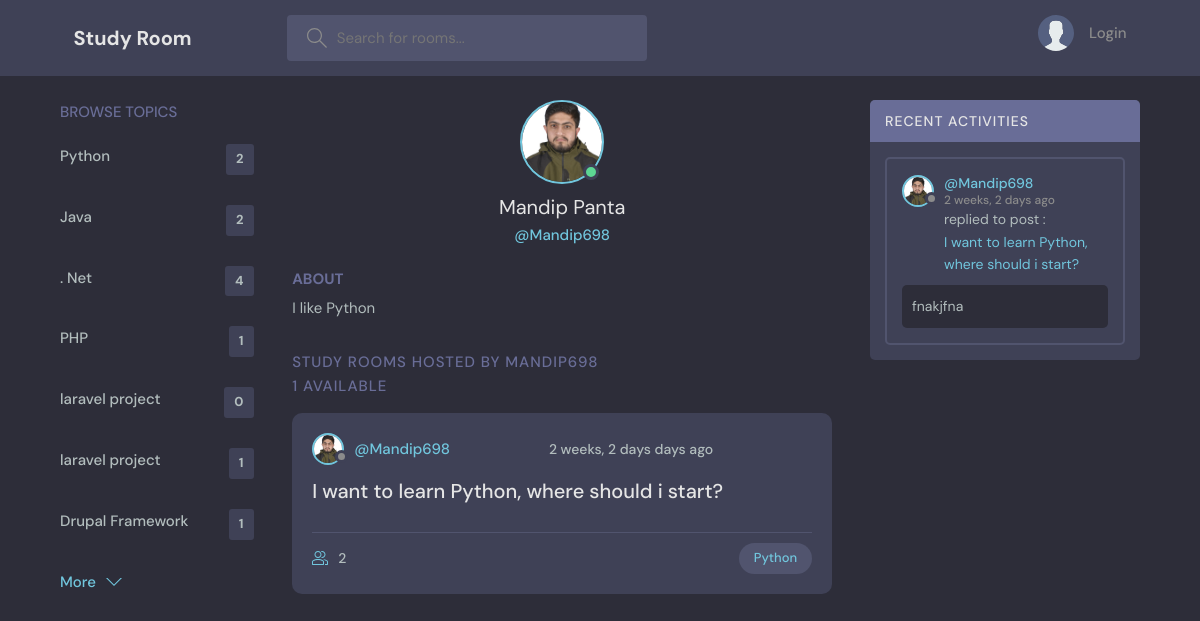
Screenshot of /profile/10/ with the database file from the repository.
### base/models.py (models this page shows, shortened)
class Topic(models.Model):
    name = models.CharField(max_length=255)

class User(AbstractUser):
    name = models.CharField(max_length=200, null=True)
    email = models.EmailField(unique=True, null=True)
    bio = models.TextField(null=True)
    avatar = models.ImageField(null=True, default="avatar.svg")
    USERNAME_FIELD = 'email'
    REQUIRED_FIELDS = ['username']

class Room(models.Model):
    host = models.ForeignKey(User, on_delete=models.SET_NULL, null=True)
    topic = models.ForeignKey(Topic, on_delete=models.SET_NULL, null=True)
    name = models.CharField(max_length=200)
    description = models.TextField(null=True, blank=True)
    participants = models.ManyToManyField(
        User, related_name='participants', blank=True)
    created = models.DateTimeField(auto_now_add=True)
    updated = models.DateTimeField(auto_now=True)
    class Meta:
        ordering = ['-updated', '-created']
    def __str__(self):
        return self.name

class Message(models.Model):
    user = models.ForeignKey(User, on_delete=models.CASCADE)
    room = models.ForeignKey(Room, on_delete=models.CASCADE)
    body = models.TextField()
    created = models.DateTimeField(auto_now_add=True)
    updated = models.DateTimeField(auto_now=True)
    class Meta:
        ordering = ['-updated', '-created']

### base/views.py (the view)
# urls.py: path('profile/<str:pk>/', userProfile, name='user-profile'),
def userProfile(request, pk):
    user = User.objects.get(id=pk)
    rooms = user.room_set.all()
    room_messages = user.message_set.all()
    topics = Topic.objects.all()
    data = {
        'user': user,
        'rooms': rooms,
        'room_messages': room_messages,
        'topics': topics,
    }
    return render(request, 'base/profile.html', data)

### base/templates/base/profile.html (shortened to what this page needs)
{% extends 'main.html' %} {% block content %}
<main class="profile-page layout layout--3">
    <div class="container">
        {% include 'base/topics_component.html' %}
        <div class="roomList">
            <div class="profile">
                <div class="profile__avatar">
                    <div class="avatar avatar--large active">
                        <img src="{{user.avatar.url}}" />
                    </div>
                </div>
                <div class="profile__info">
                    <h3>{{user.name}}</h3>
                    <p>@{{user.username}}</p>
                </div>
                <div class="profile__about">
                    <h3>About</h3>
                    <p>
                        {{user.bio}}
                    </p>
                </div>
            </div>
            <div class="roomList__header">
                <div>
                    <h2>
                        Study Rooms Hosted by {{user.username}}
                        <p>{{user.room_set.all.count}} available</p>
                    </h2>
                </div>
            </div>
            {% include 'base/feed_component.html' %}
        </div>
        {% include 'base/activities_component.html' %}
    </div>
</main>
{% endblock content %}

### templates/main.html (shortened to what this page needs)
<!DOCTYPE html>
{% load static %}
<html lang="en">
    <head>
        <link rel="stylesheet" href="{% static 'styles/style.css' %}" />
    </head>
    <body>
        {% include 'navbar.html' %}  {% block content %} {% endblock %}
    </body>
</html>

### templates/navbar.html (shortened to what this page needs)
{% load static %}
<header class="header header--loggedIn">
    <div class="container">
        <a href="{% url 'home' %}" class="header__logo">
            <h1>Study Room</h1>
        </a>
        <form class="header__search" method="get" action="{% url 'home' %}">
            <label>
                <input name="search" placeholder="Search for rooms..." />
            </label>
        </form>
        <nav class="header__menu">
            {% if request.user.is_authenticated %}
            <div class="header__user">
                <a href="{% url 'user-profile' user.id %}">
                    <div class="avatar avatar--medium active">
                        <img src="{{request.user.avatar.url}}" />
                    </div>
                    <p>{{request.user.name}} <span>@{{request.user.username}}</span></p>
                </a>
                <button class="dropdown-button">
                    <svg
                        version="1.1"
                        xmlns="http://www.w3.org/2000/svg"
                        width="32"
                        height="32"
                        viewBox="0 0 32 32"
                    >
                        <title>chevron-down</title>
                        <path d="M16 21l-13-13h-3l16 16 16-16h-3l-13 13z"></path>
                    </svg>
                </button>
            </div>
            {% else %}
            <a href="{% url 'login' %}">
                <img src="{% static 'images/avatar.svg' %}" />
                <p>Login</p>
            </a>
            {% endif %}
        </nav>
    </div>
</header>

### base/templates/base/topics_component.html
<div class="topics">
    <div class="topics__header">
        <h2>Browse Topics</h2>
    </div>
    <ul class="topics__list">
        {% for topic in topics %}
        <li>
            <a href="{% url 'home'%}?search={{topic.name}}"
                >{{topic.name}} <span>{{topic.room_set.all.count}}</span></a
            >
        </li>
        {% endfor %}
    </ul>
    <a class="btn btn--link" href="{% url 'topics' %}">
        More
        <svg version="1.1" xmlns="http://www.w3.org/2000/svg" width="32" height="32" viewBox="0 0 32 32">
            <title>chevron-down</title>
            <path d="M16 21l-13-13h-3l16 16 16-16h-3l-13 13z"></path>
        </svg>
    </a>
</div>

### base/templates/base/feed_component.html (shortened to what this page needs)
{% for room in rooms %}
<div class="roomListRoom">
    <div class="roomListRoom__header">
        <a href="{% url 'user-profile' room.host.id %}" class="roomListRoom__author">
            <div class="avatar avatar--small">
                <img src="{{room.host.avatar.url}}" />
            </div>
            <span>@{{room.host.username}}</span>
        </a>
        <div class="roomListRoom__actions">
            <span>{{room.created|timesince}} days ago</span>
        </div>
    </div>
    <div class="roomListRoom__content">
        <a href="{% url 'room' room.id %}">{{room.name}}</a>
    </div>
    <div class="roomListRoom__meta">
        <a href="{% url 'room' room.id %}" class="roomListRoom__joined">
            {{room.participants.all.count}}
        </a>
        <a href="{% url 'home'%}?search={{room.topic.name}}">
            <p class="roomListRoom__topic">{{room.topic.name}}</p>
        </a>
    </div>
</div>
{% endfor %}

### base/templates/base/activities_component.html (shortened to what this page needs)
<div class="activities">
    <div class="activities__header">
        <h2>Recent Activities</h2>
    </div>
    {% for message in room_messages %}
    <div class="activities__box">
        <div class="activities__boxHeader roomListRoom__header">
            <a href="{% url 'user-profile' message.user.id %}" class="roomListRoom__author">
                <div class="avatar avatar--small">
                    <img src="{{message.user.avatar.url}}" />
                </div>
                <p>
                    @{{message.user.username}}
                    <span>{{message.created|timesince}} ago</span>
                </p>
            </a>
        </div>
        <div class="activities__boxContent">
            <p>replied to post :<a href="{% url 'room' message.room.id %}">{{message.room}}</a></p>
            <div class="activities__boxRoomContent">{{message.body}}</div>
        </div>
    </div>
    {% endfor %}
</div>

### rows the page displays
Topic: name "Python", room_set.all.count "2"
Topic: name "Java", room_set.all.count "2"
Topic: name ". Net", room_set.all.count "4"
Topic: name "PHP", room_set.all.count "1"
Topic: name "laravel project", room_set.all.count "0"
Topic: name "laravel project", room_set.all.count "1"
Topic: name "Drupal Framework", room_set.all.count "1"
User: avatar (picture), name "Mandip Panta", username "Mandip698", bio "I like Python", username "MANDIP698", room_set.all.count "1"
Room: host.avatar (picture), host.username "Mandip698", created "2 weeks, 2 days", name "I want to learn Python, where should i start?", participants.all.count "2", topic.name "Python"
Message: user.avatar (picture), user.username "Mandip698", created "2 weeks, 2 days", room "I want to learn Python, where should i start?", body "fnakjfna"
